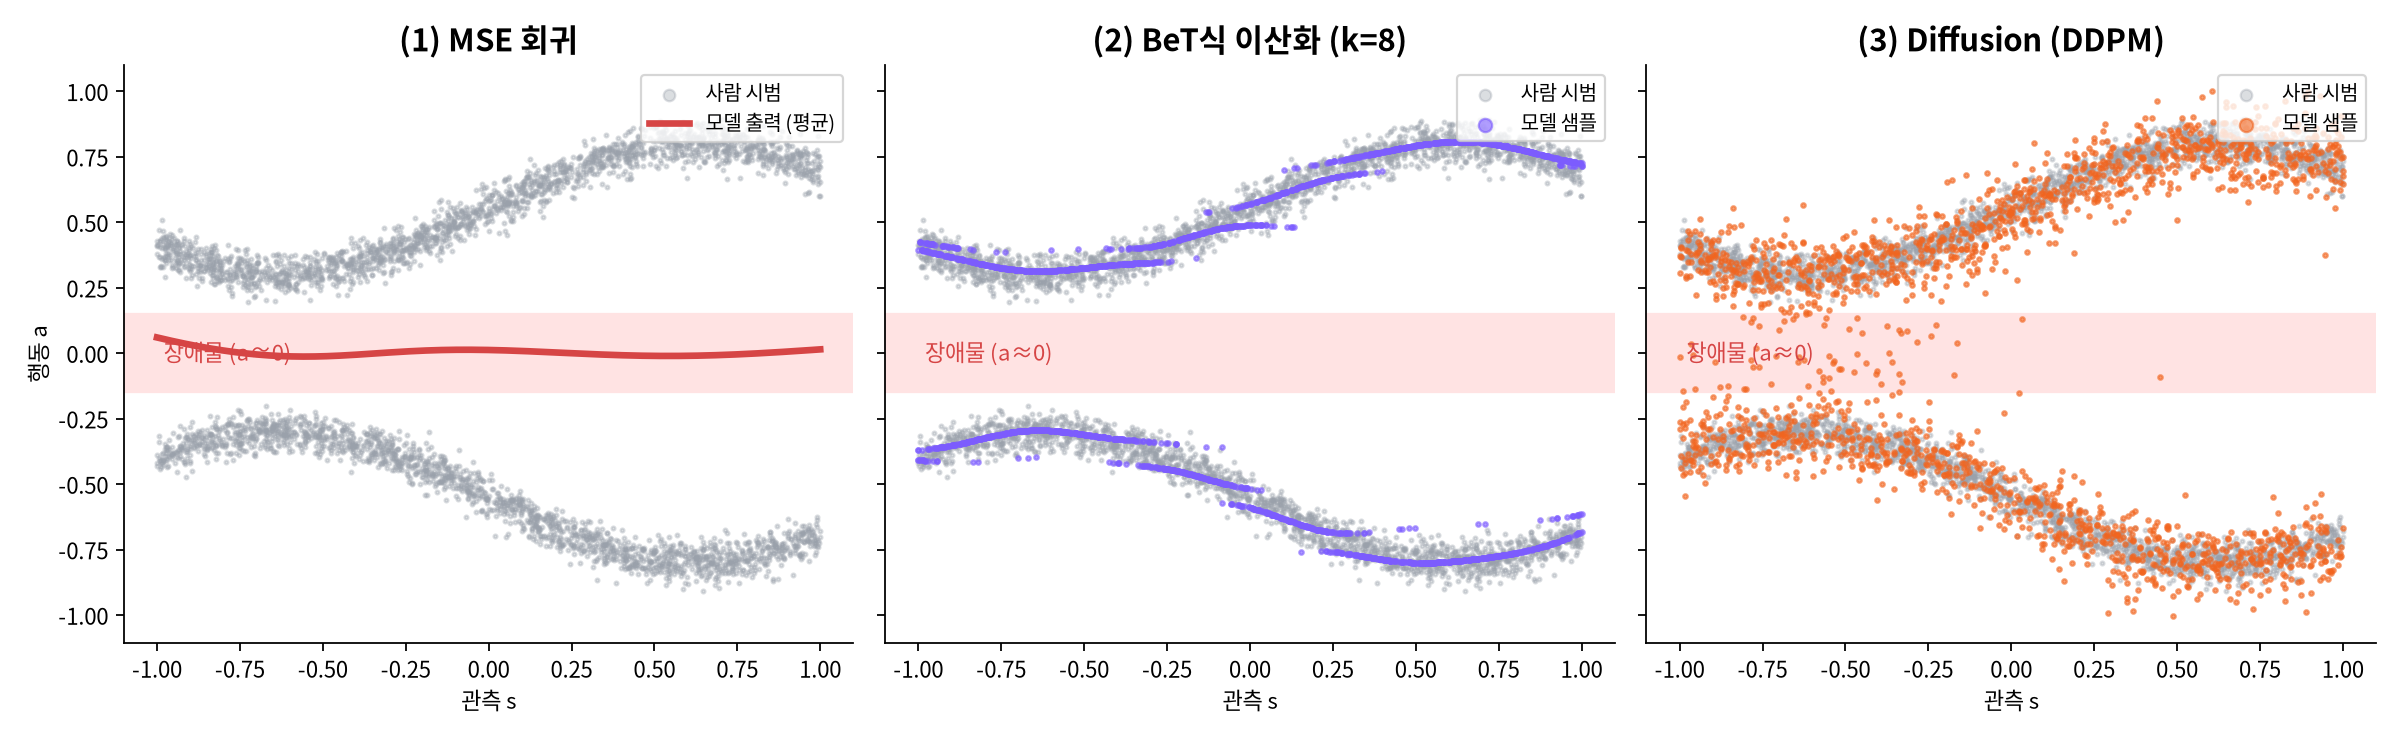

Write the Python code that produced this figure.
"""
4주차 데모: 다봉성(multimodality) — MSE 회귀 vs BeT식 이산화 vs Diffusion
numpy + matplotlib만 사용 (torch 불필요). 실행: python multimodality_demo.py  (CPU 약 1~2분)

상황: 관측 s ∈ [-1, 1] 에서, 사람 시범의 절반은 "위로 돌아가기"(a > 0), 절반은 "아래로 돌아가기"(a < 0).
      정답 행동 분포는 봉우리가 2개. 가운데(a ≈ 0)는 '장애물 정면 돌진' = 한 번도 시범에 없던 행동.
"""
import numpy as np
import matplotlib
matplotlib.use("Agg")
import matplotlib.pyplot as plt
from matplotlib import font_manager

# 한글 폰트: 설치된 것 중 첫 번째를 사용 (Windows / Mac / Linux)
_have = {f.name for f in font_manager.fontManager.ttflist}
for _f in ["Malgun Gothic", "AppleGothic", "Apple SD Gothic Neo", "NanumGothic", "Noto Sans CJK KR", "Noto Sans CJK JP"]:
    if _f in _have:
        plt.rcParams["font.family"] = _f
        break
plt.rcParams["axes.unicode_minus"] = False

rng = np.random.default_rng(0)


# ---------------------------------------------------------------- 작은 MLP (numpy, Adam)
class MLP:
    def __init__(self, sizes, seed=0):
        r = np.random.default_rng(seed)
        self.W = [r.normal(0, np.sqrt(2 / a), (a, b)) for a, b in zip(sizes[:-1], sizes[1:])]
        self.b = [np.zeros(b) for b in sizes[1:]]
        self.m = [np.zeros_like(p) for p in self.W + self.b]
        self.v = [np.zeros_like(p) for p in self.W + self.b]
        self.t = 0

    def forward(self, x):
        self.ins, self.pres = [], []
        for i, (W, b) in enumerate(zip(self.W, self.b)):
            self.ins.append(x)
            x = x @ W + b
            if i < len(self.W) - 1:
                self.pres.append(x)
                x = x / (1 + np.exp(-x))        # SiLU
        return x

    def backward(self, g, lr=1e-3):
        gW, gb = [None] * len(self.W), [None] * len(self.W)
        for i in reversed(range(len(self.W))):
            gW[i] = self.ins[i].T @ g
            gb[i] = g.sum(0)
            if i > 0:
                g = g @ self.W[i].T
                pre = self.pres[i - 1]
                sig = 1 / (1 + np.exp(-pre))
                g = g * (sig * (1 + pre * (1 - sig)))   # d SiLU
        self.t += 1
        for k, (p, gr) in enumerate(zip(self.W + self.b, gW + gb)):
            self.m[k] = 0.9 * self.m[k] + 0.1 * gr
            self.v[k] = 0.999 * self.v[k] + 0.001 * gr ** 2
            mh = self.m[k] / (1 - 0.9 ** self.t)
            vh = self.v[k] / (1 - 0.999 ** self.t)
            p -= lr * mh / (np.sqrt(vh) + 1e-8)


# ---------------------------------------------------------------- 시범 데이터
N = 4000
s = rng.uniform(-1, 1, N)
side = rng.choice([-1.0, 1.0], N)                  # 위로/아래로 돌아가기 50:50
a = side * (0.55 + 0.25 * np.sin(2.5 * s)) + rng.normal(0, 0.04, N)
S, A = s[:, None], a[:, None]
s_test = np.linspace(-1, 1, 400)[:, None]


def minibatches(steps, bs=256):
    for _ in range(steps):
        idx = rng.integers(0, N, bs)
        yield S[idx], A[idx]


# ---------------------------------------------------------------- (1) MSE 회귀
mse = MLP([1, 64, 64, 1], seed=1)
for xs, ys in minibatches(3000):
    pred = mse.forward(xs)
    mse.backward(2 * (pred - ys) / len(xs), lr=3e-3)
a_mse = mse.forward(s_test)[:, 0]

# ---------------------------------------------------------------- (2) BeT식: k-means 이산화 + 분류 + 오프셋
K = 8
centers = np.quantile(a, np.linspace(0.05, 0.95, K))
for _ in range(30):                                # 1D k-means
    lab = np.argmin(np.abs(a[:, None] - centers[None]), 1)
    centers = np.array([a[lab == k].mean() if np.any(lab == k) else centers[k] for k in range(K)])
lab = np.argmin(np.abs(a[:, None] - centers[None]), 1)
off = a - centers[lab]
bet = MLP([1, 64, 64, 2 * K], seed=2)              # 출력: K개 bin 로짓 + K개 오프셋
for _ in range(4000):
    idx = rng.integers(0, N, 256)
    out = bet.forward(S[idx])
    logits, offs = out[:, :K], out[:, K:]
    p = np.exp(logits - logits.max(1, keepdims=True)); p /= p.sum(1, keepdims=True)
    g_logit = p.copy(); g_logit[np.arange(256), lab[idx]] -= 1        # cross-entropy
    g_off = np.zeros_like(offs)                                         # 정답 bin의 오프셋만 학습
    g_off[np.arange(256), lab[idx]] = 2 * (offs[np.arange(256), lab[idx]] - off[idx])
    bet.backward(np.concatenate([g_logit, g_off], 1) / 256, lr=3e-3)
s_rep = np.repeat(s_test, 5, 0)
out = bet.forward(s_rep)
p = np.exp(out[:, :K] - out[:, :K].max(1, keepdims=True)); p /= p.sum(1, keepdims=True)
kk = np.array([rng.choice(K, p=pi) for pi in p])
a_bet = centers[kk] + out[np.arange(len(kk)), K + kk]

# ---------------------------------------------------------------- (3) Diffusion (DDPM, T=50)
T = 50
beta = np.linspace(1e-4, 0.2, T)
abar = np.cumprod(1 - beta)


def temb(t):
    f = np.array([1, 2, 4, 8])[None]
    x = (t[:, None] / T) * f * np.pi
    return np.concatenate([np.sin(x), np.cos(x)], 1)


eps_net = MLP([1 + 1 + 8, 128, 128, 1], seed=3)
for _ in range(12000):
    idx = rng.integers(0, N, 256)
    t = rng.integers(0, T, 256)
    e = rng.normal(0, 1, (256, 1))
    at = np.sqrt(abar[t])[:, None] * A[idx] + np.sqrt(1 - abar[t])[:, None] * e
    pred = eps_net.forward(np.concatenate([at, S[idx], temb(t)], 1))
    eps_net.backward(2 * (pred - e) / 256, lr=1e-3)          # || eps - eps_theta ||^2
x = rng.normal(0, 1, (len(s_rep), 1))
for t in reversed(range(T)):
    tt = np.full(len(x), t)
    eh = eps_net.forward(np.concatenate([x, s_rep, temb(tt)], 1))
    x = (x - beta[t] / np.sqrt(1 - abar[t]) * eh) / np.sqrt(1 - beta[t])
    if t > 0:
        x += np.sqrt(beta[t]) * rng.normal(0, 1, x.shape)
a_diff = x[:, 0]

# ---------------------------------------------------------------- 그림
C_DATA, C_MSE, C_BET, C_DIF = "#9AA1AB", "#D64545", "#7C5CFF", "#F2651F"
fig, axs = plt.subplots(1, 3, figsize=(15, 4.6), sharey=True)
titles = ["(1) MSE 회귀", "(2) BeT식 이산화 (k=8)", "(3) Diffusion (DDPM)"]
for ax, ttl in zip(axs, titles):
    ax.scatter(s, a, s=3, c=C_DATA, alpha=0.35, label="사람 시범")
    ax.axhspan(-0.15, 0.15, color="#FFE3E3", zorder=0)
    ax.text(-0.98, 0.0, "장애물 (a≈0)", va="center", fontsize=10, color=C_MSE)
    ax.set_title(ttl, fontsize=14, fontweight="bold")
    ax.set_xlabel("관측 s")
    ax.spines[["top", "right"]].set_visible(False)
axs[0].set_ylabel("행동 a")
axs[0].plot(s_test[:, 0], a_mse, c=C_MSE, lw=3, label="모델 출력 (평균)")
axs[1].scatter(s_rep[:, 0], a_bet, s=4, c=C_BET, alpha=0.6, label="모델 샘플")
axs[2].scatter(s_rep[:, 0], a_diff, s=4, c=C_DIF, alpha=0.6, label="모델 샘플")
for ax in axs:
    ax.legend(loc="upper right", fontsize=9, markerscale=3)
plt.tight_layout()
plt.savefig(__file__.replace("multimodality_demo.py", "multimodality_demo.png"), dpi=160)


def in_obstacle(v):
    return float(np.mean(np.abs(v) < 0.15)) * 100


print(f"장애물 구간(|a|<0.15)에 떨어진 비율 — 시범: {in_obstacle(a):.1f}%  MSE: {in_obstacle(a_mse):.1f}%  "
      f"BeT: {in_obstacle(a_bet):.1f}%  Diffusion: {in_obstacle(a_diff):.1f}%")
